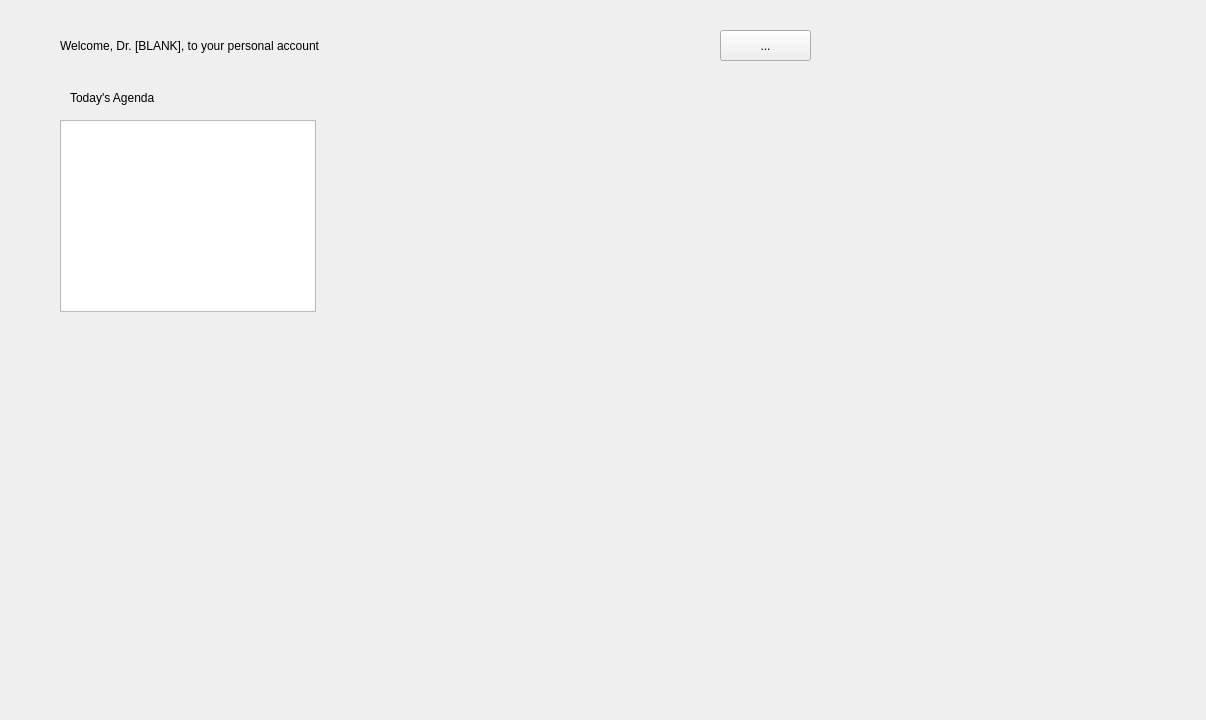
<?xml version="1.0" encoding="UTF-8"?>
<ui version="4.0">
 <class>DoctorMainWindow</class>
 <widget class="QDialog" name="DoctorMainWindow">
  <property name="geometry">
   <rect>
    <x>0</x>
    <y>0</y>
    <width>1206</width>
    <height>720</height>
   </rect>
  </property>
  <property name="windowTitle">
   <string>Dialog</string>
  </property>
  <widget class="QLabel" name="DocWelcomelabel">
   <property name="geometry">
    <rect>
     <x>60</x>
     <y>20</y>
     <width>301</width>
     <height>51</height>
    </rect>
   </property>
   <property name="text">
    <string>Welcome, Dr. [BLANK], to your personal account</string>
   </property>
  </widget>
  <widget class="QToolButton" name="MenuDoctoolButton">
   <property name="geometry">
    <rect>
     <x>720</x>
     <y>30</y>
     <width>91</width>
     <height>31</height>
    </rect>
   </property>
   <property name="text">
    <string>...</string>
   </property>
  </widget>
  <widget class="QListWidget" name="ClinicAgendalistWidget">
   <property name="geometry">
    <rect>
     <x>60</x>
     <y>120</y>
     <width>256</width>
     <height>192</height>
    </rect>
   </property>
  </widget>
  <widget class="QLabel" name="ClinicAgendalabel">
   <property name="geometry">
    <rect>
     <x>70</x>
     <y>90</y>
     <width>141</width>
     <height>16</height>
    </rect>
   </property>
   <property name="text">
    <string>Today's Agenda</string>
   </property>
  </widget>
 </widget>
 <resources/>
 <connections/>
</ui>
